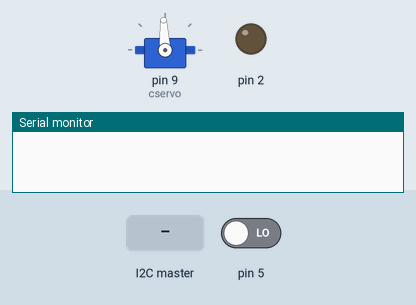
Bench run of a sketch on a simulated Arduino Uno, built with avr-gcc and run on an emulated ATmega328P. Parts: servo, output pins drawn as LEDs (lit = HIGH), the last lines printed to the serial monitor. Inputs (shaded band) come from the test bench; at power-on: pin 5 LOW.

Above: at 1.2 s.
1.3 s: the I2C master sends the byte 1
At 2.3 s:
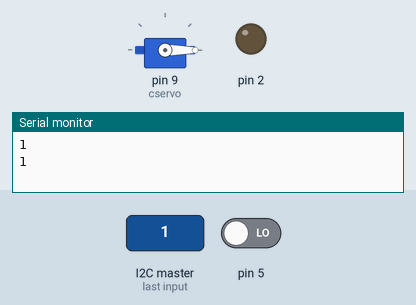
2.8 s: pin 5 driven HIGH
At 3.5 s:
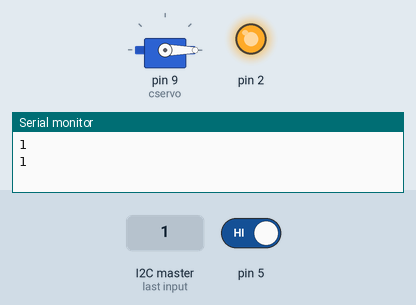
4.3 s: pin 5 driven LOW
At 4.6 s:
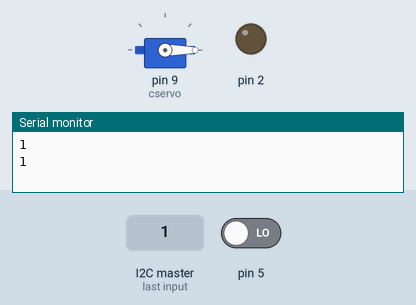
Timing chart, 0 to 7.3 s (numbered marks = the images above; inputs shaded):
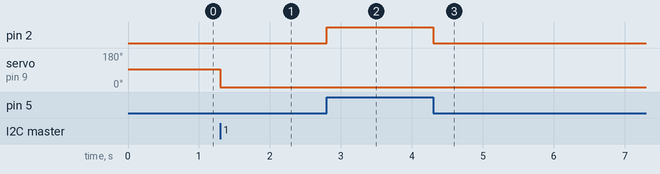

The sketch:

bruhSlave.ino
```cpp
#include <Wire.h>
#include <Servo.h>

Servo cservo;
int servoSpeed = 1500;

void setup() {
  Wire.begin(8);                // join i2c bus with address #8
  Wire.onReceive(receiveEvent); // register event
  Serial.begin(9600);           // start serial for output
  pinMode(2, OUTPUT);
  pinMode(5, INPUT);
  cservo.attach(9);
  cservo.writeMicroseconds(1500);
}

void loop() {
  int v = digitalRead(5);
  //Serial.println(v);
  digitalWrite(2, v);
  delay(0.1);
  cservo.writeMicroseconds(servoSpeed);
}

// function that executes whenever data is received from master
// this function is registered as an event, see setup()
void receiveEvent(int howMany) {
  int index = howMany;
  int val = 0;
  while (0 < Wire.available()) { // loop through all but the last
    byte x = Wire.read(); // receive byte as a char
    Serial.println(x);         // print the char
    val += x * pow(64, index-1);
    index --;
    Serial.println(val);
    servoSpeed = val + 1;
  }
}
```

Measured:
- after the input at 1.3 s, servo on pin 9 (cservo): 93° → 0° at once
- after the input at 2.8 s, pin 2: LOW → HIGH at once
- after the input at 4.3 s, pin 2: HIGH → LOW at once
